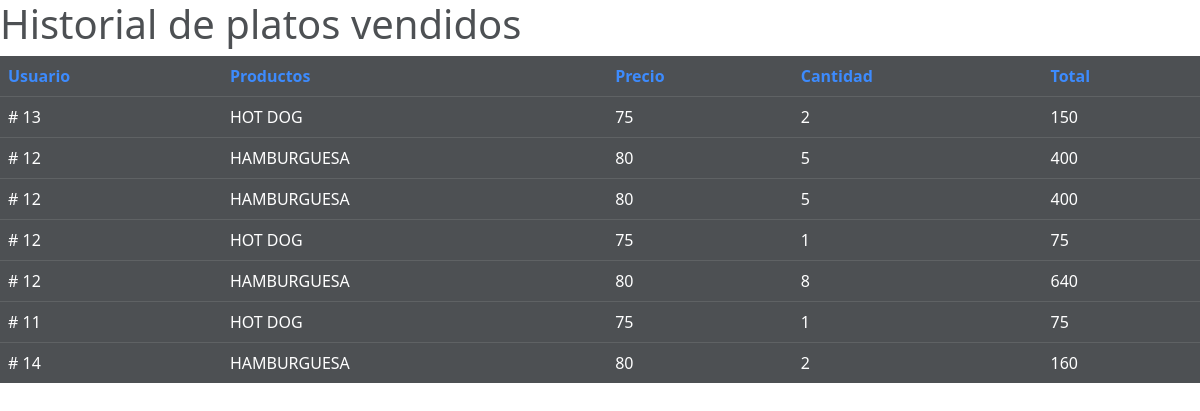
/historial_a (signed in), run on the app's committed database.
### tables this page shows
CREATE TABLE compras(id INTEGER primary key AUTOINCREMENT,
user_id integer,
nombre TEXT,
cantidad int not null,
precio int ,
precio_t int,
confirmacion boolean,                     
FOREIGN KEY(user_id) REFERENCES usuario(Id));

### app.py (the view)
@app.route("/historial_a", methods=["GET", "POST"])
@login_required
def historial_a():
    historial = db.execute("SELECT user_id, nombre, precio, cantidad, precio_t FROM compras WHERE confirmacion = 1")
    print(historial)
    return render_template("hs_a.html", historial=historial)

### app.py (called while the page is built)
@app.after_request
def after_request(response):
    response.headers["Cache-Control"] = "no-cache, no-store, must-revalidate"
    response.headers["Expires"] = 0
    response.headers["Pragma"] = "no-cache"
    return response

### helpers.py (called while the page is built)
def login_required(f):
    @wraps(f)
    def decorated_function(*args, **kwargs):
        if session.get("user_id") is None:
            return redirect("/login")
        return f(*args, **kwargs)
    return decorated_function

### templates/hs_a.html (shortened to what this page needs)
{% extends "layout.html" %}
{% block css %} "/static/css/estiloshistorial.css"{% endblock %}
{% block body %}
<h1>Historial de platos vendidos</h1>
<table class="table table-dark table-hover">
    <thead>
      <tr class="text-primary">
        <th scope="col">Usuario</th>
        <th scope="col">Productos</th>
        <th scope="col">Precio</th>
        <th scope="col">Cantidad</th>
        <th scope="col">Total</th>
      </tr>
      {% for historial in historial %}
      <tr>
          <td> # {{ historial["user_id"] }} </td>
          <td> {{ historial["nombre"].upper() }}</td>
          <td> {{ historial["precio"] }}</td>
          <td> {{ historial["cantidad"] }}</td>
          <td> {{ historial["precio_t"] }}</td>
      </tr>
      {% endfor %}
    </thead>
  </table>
{% endblock %}

### templates/layout.html (shortened to what this page needs)
<!DOCTYPE html>
<html lang="es">
   <head>
      <link rel="stylesheet" href={% block css %} {% endblock %}>
      <link rel="stylesheet"
         href="https://unpkg.com/swiper/swiper-bundle.min.css">
      <link rel="stylesheet"
         href="https://cdnjs.cloudflare.com/ajax/libs/font-awesome/6.1.1/css/all.min.css">
      <link
         href="https://cdn.jsdelivr.net/npm/bootstrap@5.0.0-beta2/dist/css/bootstrap.min.css"
         rel="stylesheet"
>
      <link rel="stylesheet"
         href="https://cdnjs.cloudflare.com/ajax/libs/font-awesome/6.1.1/css/all.min.css">
   </head>
   <body>
      {% block body %}
      {% endblock %}
   </body>
</html>

### static/css/estiloshistorial.css (style rules this page uses)
body { font-family: 'Dosis', sans-serif; opacity: 0.8; background-image: url(/static/imagenesLogin/comida1.jpg); background-size: cover; background-repeat: no-repeat; background-position: center; background-attachment: fixed; display: initial; min-height: 100vh; }

### data on the page
compras: user_id "13", nombre "HOT DOG", precio "75", cantidad "2", precio_t "150"
compras: user_id "12", nombre "HAMBURGUESA", precio "80", cantidad "5", precio_t "400"
compras: user_id "12", nombre "HAMBURGUESA", precio "80", cantidad "5", precio_t "400"
compras: user_id "12", nombre "HOT DOG", precio "75", cantidad "1", precio_t "75"
compras: user_id "12", nombre "HAMBURGUESA", precio "80", cantidad "8", precio_t "640"
compras: user_id "11", nombre "HOT DOG", precio "75", cantidad "1", precio_t "75"
compras: user_id "14", nombre "HAMBURGUESA", precio "80", cantidad "2", precio_t "160"
